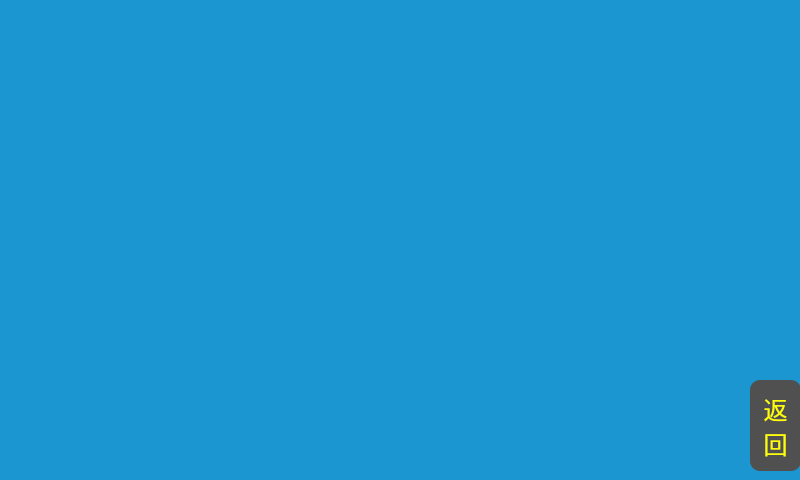
<?xml version="1.0" encoding="UTF-8"?>
<ui version="4.0">
 <class>InputTesting</class>
 <widget class="QWidget" name="InputTesting">
  <property name="geometry">
   <rect>
    <x>0</x>
    <y>0</y>
    <width>800</width>
    <height>480</height>
   </rect>
  </property>
  <property name="windowTitle">
   <string>Form</string>
  </property>
  <property name="styleSheet">
   <string notr="true">QWidget{
background-color: rgb(27, 150, 208);
}
QLabel{
font-size:24px;
background-color:transparent;
color:white;
}
QToolButton{
background-color:yellow;
border:1px solid gray;
}
QToolButton::checked{
background-color:red;
}</string>
  </property>
  <widget class="QPushButton" name="pushButton">
   <property name="geometry">
    <rect>
     <x>800</x>
     <y>480</y>
     <width>75</width>
     <height>23</height>
    </rect>
   </property>
   <property name="text">
    <string>PushButton</string>
   </property>
  </widget>
  <widget class="QPushButton" name="pushButton_back">
   <property name="geometry">
    <rect>
     <x>750</x>
     <y>380</y>
     <width>51</width>
     <height>91</height>
    </rect>
   </property>
   <property name="styleSheet">
    <string notr="true">QPushButton{
border-radius:10;
background-color: rgb(80, 80, 80);
font-size:24px;
color:rgb(255, 255, 0);
}
QPushButton::pressed{
background-color: rgb(120, 120, 120);
}</string>
   </property>
   <property name="text">
    <string>返
回</string>
   </property>
  </widget>
 </widget>
 <resources/>
 <connections/>
</ui>
